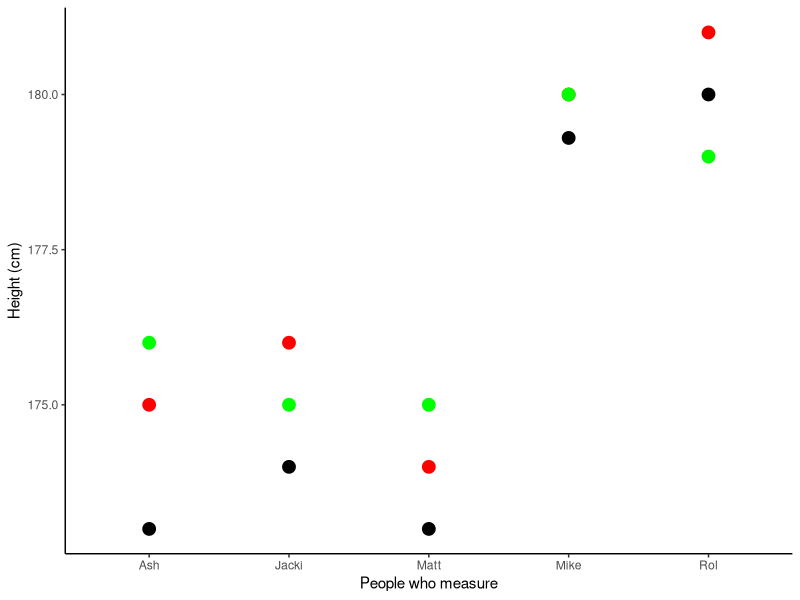
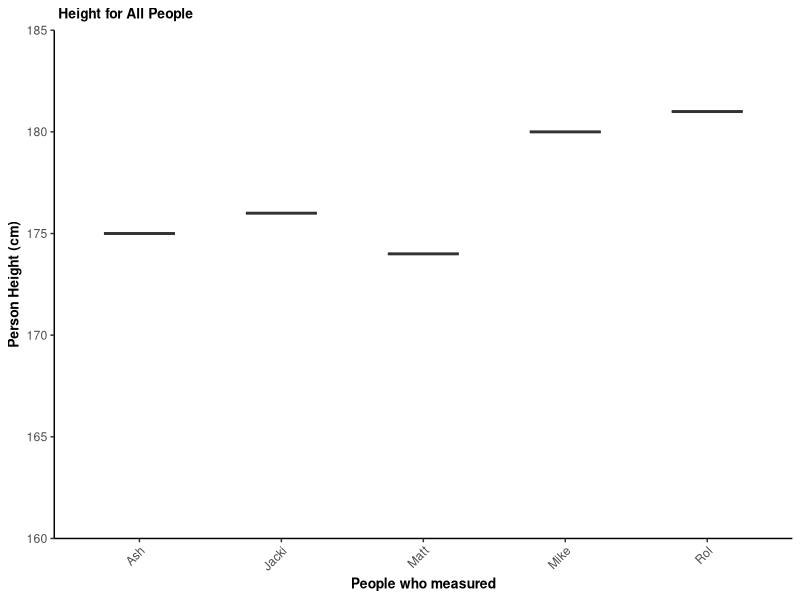

R code for these plots, in order:
## ---- chunk 1
friends_df <- data.frame(
  People_who_measure = c('Ash', 'Jacki', 'Matt','Mike','Rol'),
  people_1 = c(175, 176, 174,180,181),
  people_2 = c(173, 174, 173,179.3,180),
  people_3 = c(176, 175, 175,180,179),
  people_4 = c(174, 175, 176,180,180),
  people_5 = c(173, 175, 174,179.2,179),
  people_6 = c(175, 176, 174,180,181),
  people_7 = c(173, 174, 173,179.3,180),
  people_8 = c(176, 175, 175,180,179),
  people_9 = c(174, 175, 176,180,180),
  people_10 = c(173, 175, 174,179.2,179),
  people_11 = c(175, 176, 174,180,181),
  people_12 = c(173, 174, 173,179.3,180),
  people_13 = c(176, 175, 175,180,179),
  people_14 = c(174, 175, 176,180,180),
  people_15 = c(173, 175, 174,179.2,179),
  people_16 = c(175, 176, 174,180,181),
  people_17 = c(173, 174, 173,179.3,180),
  people_18 = c(176, 175, 175,180,179),
  people_19 = c(174, 175, 176,180,180),
  people_20 = c(173, 175, 174,179.2,179)
)
friends_df

## ---- chunk 2
unique(friends_df$People_who_measure)

## ---- chunk 3
any(is.na(friends_df))

## ---- chunk 4
ncol(friends_df)
## ---- chunk 5
if (!any(duplicated(friends_df))) {
  print("No duplicate rows found.")
} else {
  print("Contain the duplicate rows.")
}
## ---- chunk 6
for (i in 2:ncol(friends_df)) {
  if (shapiro.test(friends_df[,i])$p.value >= 0.05) {
    print(paste("The Column", colnames(friends_df)[i], "is normal."))
  } else {
    print(paste("oops ! Failed for column", colnames(friends_df)[i], "."))
  }
}

## ---- chunk 7
library(ggplot2)

ggplot(data = friends_df, aes(x = People_who_measure, y = people_1)) +
  geom_point(size = 4, color = "red") +
  geom_line(size = 1.5, color = "red") +
  geom_point(aes(y = people_2), size = 4, color = "black") +
  geom_line(aes(y = people_2), size = 1.5, color = "blue") +
  geom_point(aes(y = people_3), size = 4, color = "green") +
  geom_line(aes(y = people_3), size = 1.5, color = "red") +
  labs(x = "People who measure", y = "Height (cm)") +
  theme_classic()


## ---- chunk 8
ggplot(data = friends_df, aes(x = People_who_measure, y = people_1)) +
  geom_boxplot(width = 0.5, fill = "skyblue") +
  scale_y_continuous(limits = c(160, 185), expand = c(0,0)) +
  labs(x = "People who measured", y = "Person Height (cm)") +
  ggtitle(" Height for All People") +
  theme_classic() +
  theme(axis.text.x = element_text(angle = 45, hjust = 1, vjust = 1)) +
  theme(plot.title = element_text(face = "bold", size = 10)) +
  theme(axis.title = element_text(face = "bold", size = 10))

